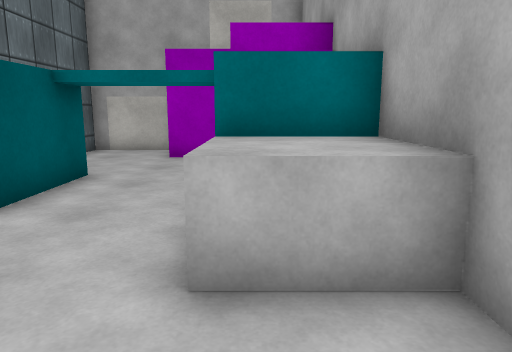
view 1 (above)

19 first-person views from a walk through a Unity game level. The camera is 1.3 m above the floor, tilts 10° down and sees 70° across. The floor is counted in squares, 1 m on a side. Each view is taken from the middle of a square. On the plan, view 1 faces up. The plan holds only what a view shows up to about 15 squares ahead; the rest is blank. The place goes on beyond the plan. The player character is not drawn. Surface patterns are stand-ins for the level's own textures.

view 2
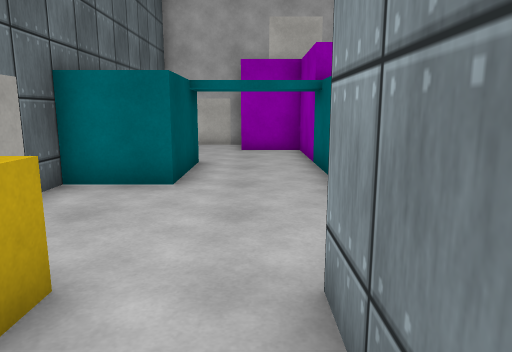

view 3
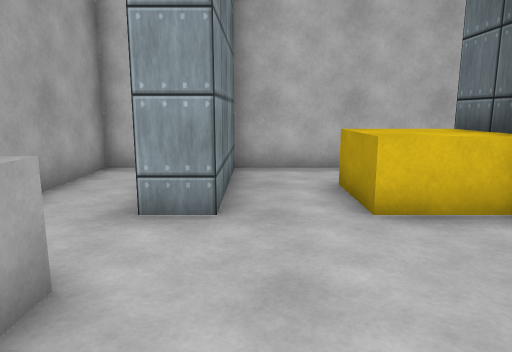

view 4
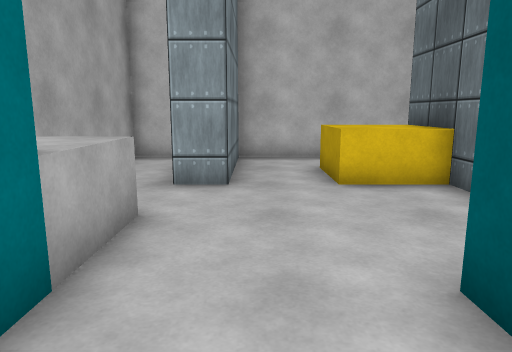

view 5
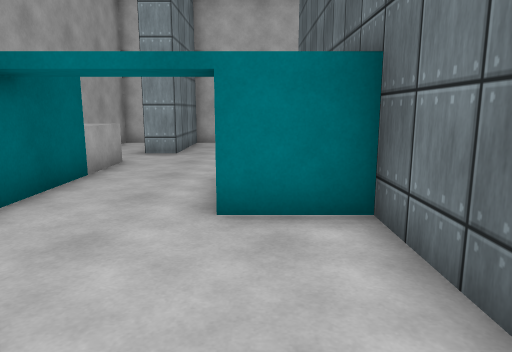

view 6
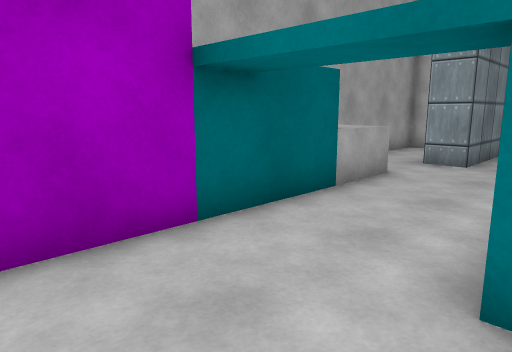

view 7
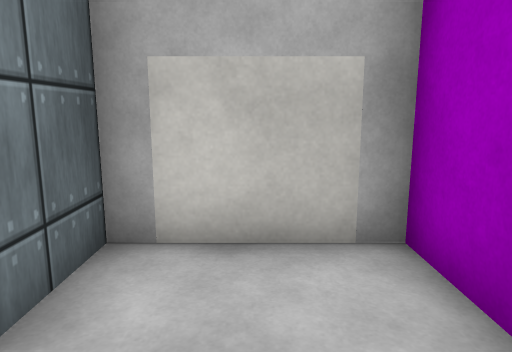

view 8
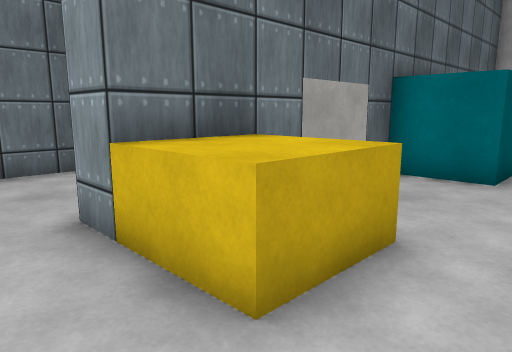

view 9
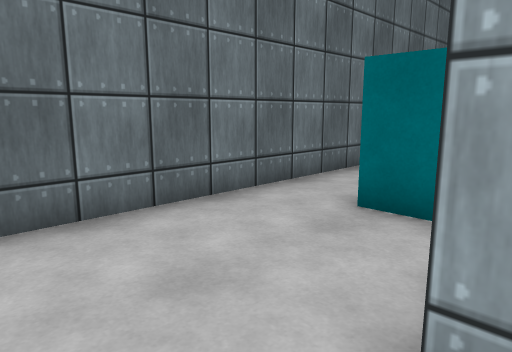

view 10
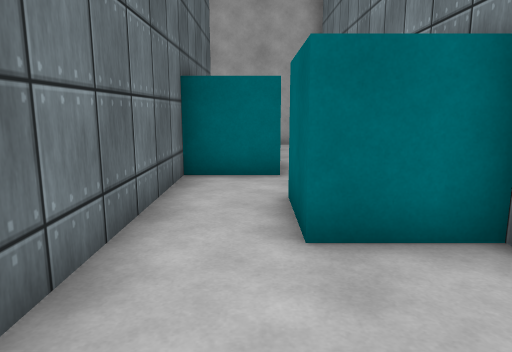

view 11
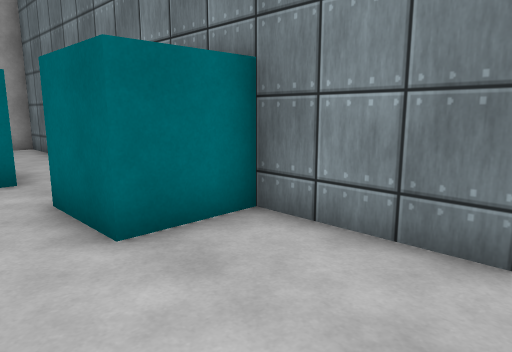

view 12
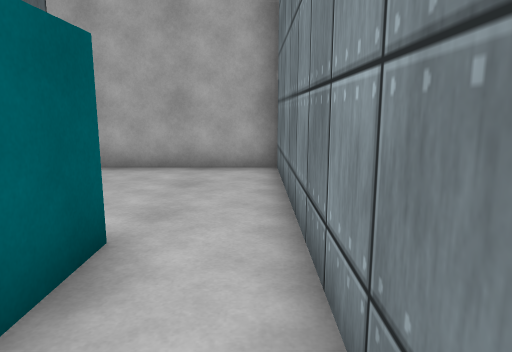

view 13
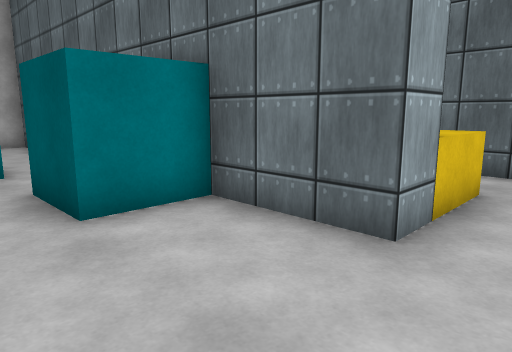

view 14
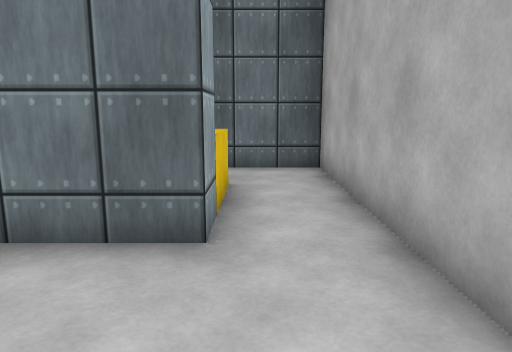

view 15
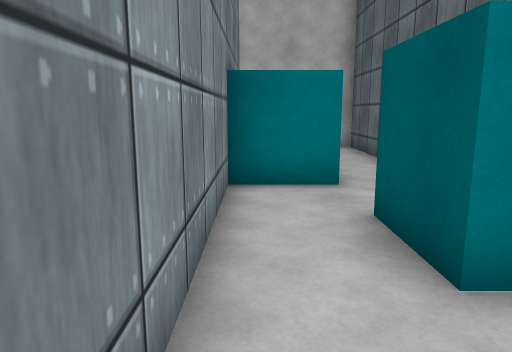

view 16
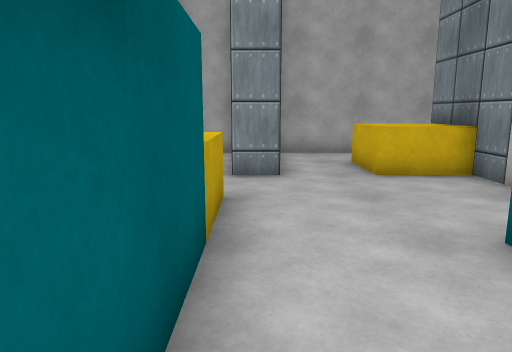

view 17
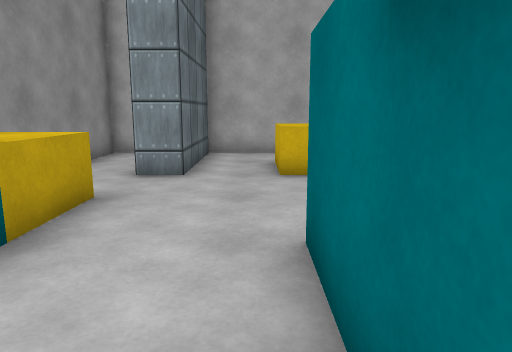

view 18
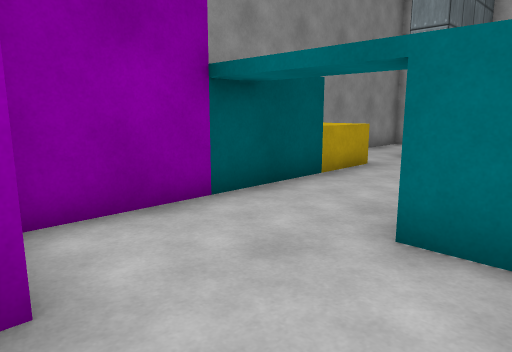

view 19
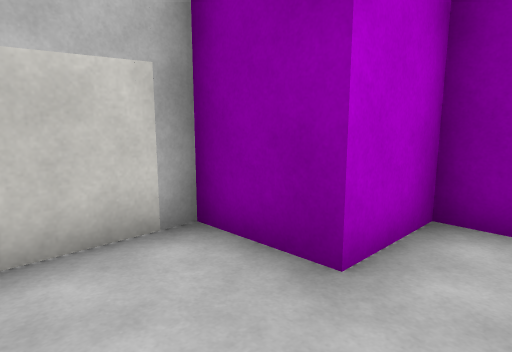

### Floor plan
Points are (right, up) in squares from view 1. A wall is a line through its corners. A room is listed if a view was taken in it or the views show most of it. See-through windows are left out.
Room 1 (views 1, 2, 3, 4, 5, 6, 7, 8)
walls: (-5.5, 1.5) (-5.5, -1.5); (0.4, -3.5) (1.5, -3.5) (1.5, 4.5) (-0.5, 4.5) (-0.5, 10.5); (-5.4, -3.5) (-1.5, -3.5) (-1.5, 0.5) (-0.5, 0.5); (-4.9, 12.5) (-5.5, 12.5) (-5.5, 7.5) (-3.5, 7.5) (-3.5, 4.5) (-5.5, 4.5) (-5.5, 3.4)
ways out: opening at (-6, -2.5) to room 2
objects: block (-5, -1) to (-4, 0); other object (-4, 13) to (-3, 14); block (-2, 11) to (-1, 12); grey block (0, 3) to (1, 4)
Room 2 (views 9, 10, 11, 12, 13, 14, 15)
walls: (-10.5, 5.5) (-10.5, -3.5) (-9.8, -3.5); (-6.5, 3.6) (-6.5, 12.5) (-11.5, 12.5); (-11.5, 10.5) (-10.5, 10.5) (-10.5, 7.5); (-5.5, -1.5) (-6.5, -1.5) (-6.5, 1.5); (-6.6, -3.5) (-5.4, -3.5)
ways out: opening at (-6, -2.5) to room 1; opening at (-11, 11.5) to room 3
objects: other object (-11, 6) to (-11, 7); cyan cube (-10, 6) to (-9, 7); cyan cube (-8, 2) to (-6, 3); other object (-6, 3)
Room 3 (views 16, 17, 18, 19)
walls: (-16.5, 4.5) (-16.5, -1.5); (-12.5, 1.5) (-13.5, 1.5) (-13.5, 4.5); (-11.5, 7.5) (-11.5, 10.5); (-16.8, 12.5) (-18.5, 12.5) (-18.5, 7.4); (-11.5, 12.5) (-15.5, 12.5) (-15.5, 8.5) (-16.5, 8.5); (-14.6, -3.5) (-14, -3.5)
ways out: opening at (-11, 11.5) to room 2
objects: block (-18, 5) to (-17, 6); block (-16, -3) to (-15, -2); other object (-13, -4) to (-12, -4); block (-13, 9) to (-12, 10)

Positions as (right, up) in squares from view 1, and headings:
1: (0, 0), facing up
2: (-2, -2), facing up
3: (-2, 5), facing down
4: (-2, 7), facing down
5: (-4, 12), facing down
6: (-4, 10), facing down-right
7: (-4, 9), facing up
8: (-2, -3), facing up-left
9: (-6, -3), facing up-left
10: (-9, -2), facing up
11: (-10, -2), facing up-right
12: (-7, 4), facing up
13: (-7, 12), facing down-left
14: (-7, 11), facing left
15: (-7, 10), facing down
16: (-16, 1), facing up
17: (-14, 1), facing up
18: (-12, -2), facing up-left
19: (-12, 0), facing down-left
